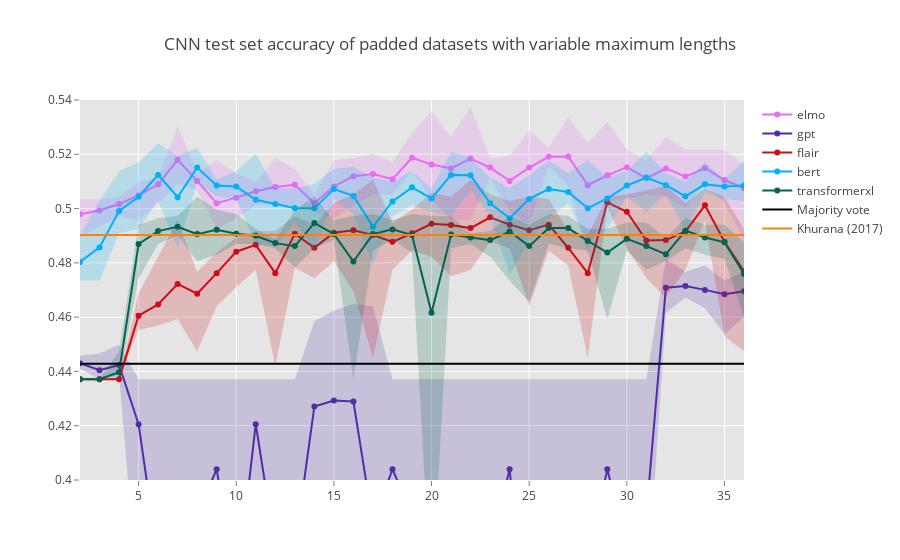

Here is the notebook cell this chart was saved with:
### Code cell
with open('results.json') as json_data:
    results = json.load(json_data)
    
    x = list(range(2, 37))
    x_rev = x[::-1]
    colors = ['231,107,243', '81, 45, 168', '205,12,24', '0,176,246', '0,100,80']
    
    traces = list(
        np.array([
            generate_trace(
                list(results[list(results.keys())[i]]['3']['cnn'].values()), list(results.keys())[i], colors[i]) 
            for i in range(len(results.keys()))
        ]).flatten()
    )
    
    data = traces + baselines

    layout = go.Layout(
        title = 'CNN test set accuracy of padded datasets with variable maximum lengths',
        paper_bgcolor = 'rgb(255,255,255)',
        plot_bgcolor = 'rgb(229,229,229)',
        xaxis = dict(
            gridcolor = 'rgb(255,255,255)',
            range = [2,36],
            showgrid = True,
            showline = False,
            showticklabels = True,
            tickcolor = 'rgb(127,127,127)',
            ticks = 'outside',
            zeroline = False
        ),
        yaxis=dict(
            range = [0.40, 0.54],
            gridcolor='rgb(255,255,255)',
            showgrid = True,
            showline = False,
            showticklabels = True,
            tickcolor = 'rgb(127,127,127)',
            ticks = 'outside',
            zeroline = False
        ),
    )

    fig = go.Figure(data = data, layout = layout)

    iplot(fig)
